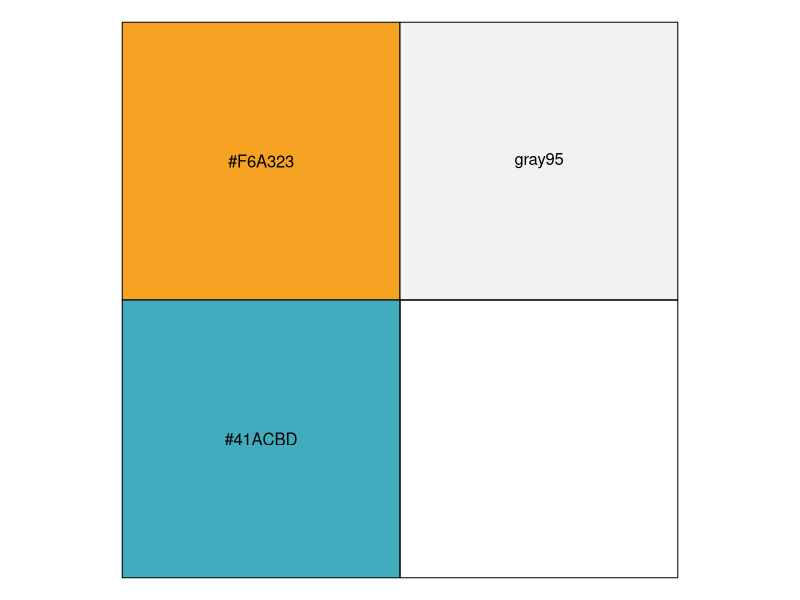
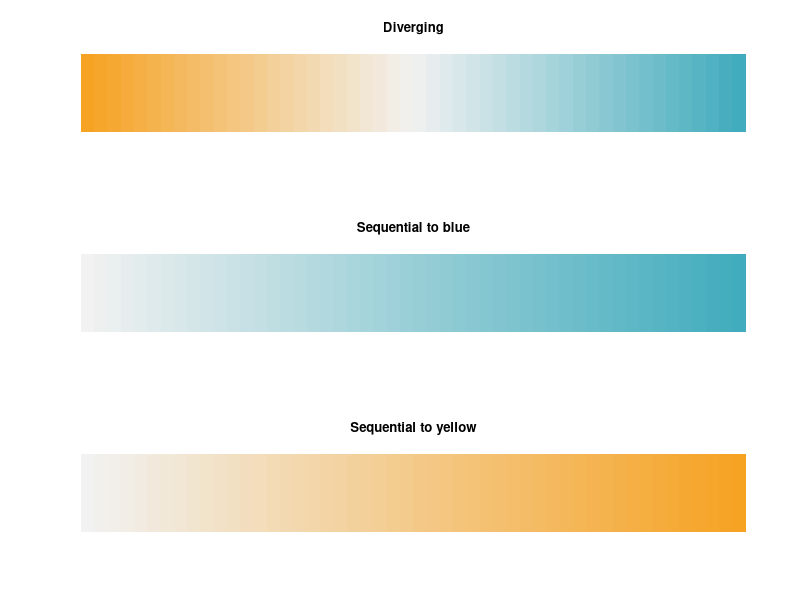
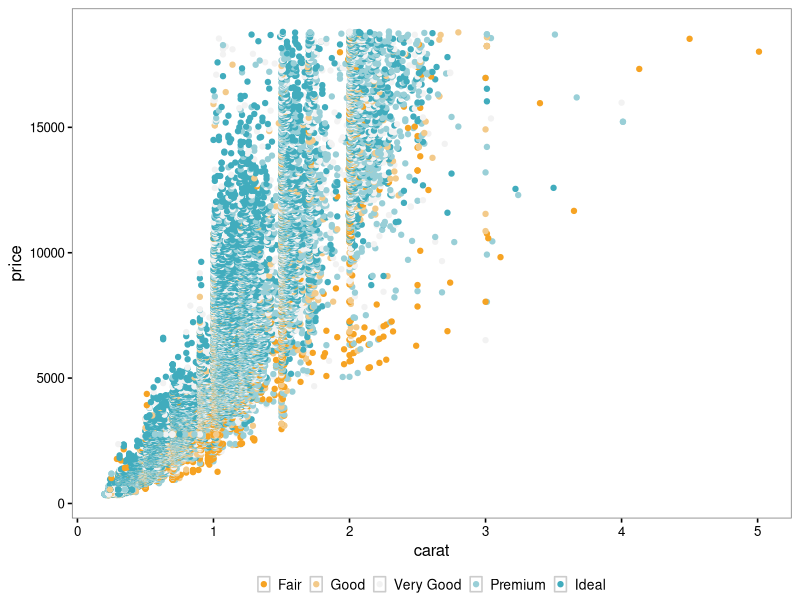
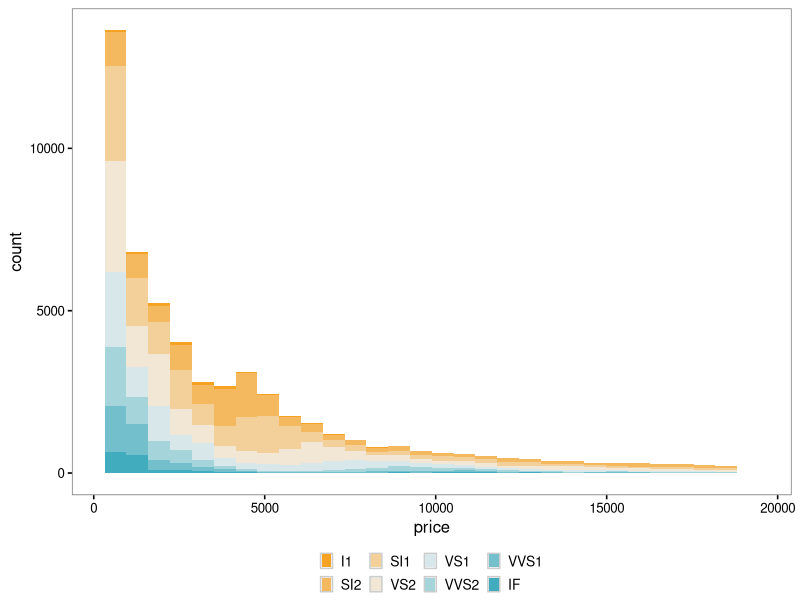

Write R code to recreate these figures, in order.
## ---- chunk 1
knitr::opts_chunk$set(
  collapse = T,
  comment = "#>",
  message = F,
  warning = F,
  echo = T,
  fig.align="center"
)
## ---- chunk 2
tb_colors <- c(
  
  "#F6A323", # Azul 
  "gray95",   # em branco?
  "#41ACBD"  # Laranja
  
  )

# TODO: incluir mais cores, talvez uma cor quente para o vermelho?

## ---- chunk 3
scales::show_col(tb_colors)
## ---- chunk 4

# número de cores que eu quero
n <- 10

colorRampPalette(tb_colors)(n) # display n cores
## ---- chunk 5
par(mfrow=c(3,1))

barplot(rep(1, 50),
        yaxt = "n",
        space = c(0, 0),
        border = NA, 
        col= colorRampPalette(tb_colors)(50),
        main = "Diverging")

barplot(rep(1, 50),
        yaxt = "n",
        space = c(0, 0),
        border = NA, 
        col= colorRampPalette(tb_colors[2:3])(50),
        main = "Sequential to blue")

barplot(rep(1, 50),
        yaxt = "n",
        space = c(0, 0),
        border = NA, 
        col= colorRampPalette(tb_colors[2:1])(50),
        main = "Sequential to yellow")


## ---- chunk 6

theme_tb <- function (base_size = 12, base_family = "Helvetica",
                      legend.position="bottom", legend_size= 10) {
  
  theme_grey(base_size = base_size, base_family = base_family) %+replace% 
  theme(
    
    legend.position = legend.position , 
    legend.margin=unit(-.2,"cm"),
    legend.text=element_text(size=legend_size),
    legend.title = element_blank(), # size=.5
    
    axis.text = element_text(size = rel(0.8)),
    axis.ticks = element_line(colour = "black"), 
    
    legend.key = element_rect(colour = "grey80"), 
    legend.key.size = unit(.3, "cm"),
    
    panel.background = element_rect(fill = "white", colour = NA),
    panel.border = element_rect(fill = NA,  colour = "grey50"), 
    panel.grid.major = element_line(colour = "white", size = 0.2),
    panel.grid.minor = element_line(colour = "white",  size = 0.5), 
    
    strip.background = element_rect(fill = "grey80", colour = "grey50", size = 0.2)
    
  )
  
}
## ---- chunk 7
library(ggplot2)

numero_de_cores <- dplyr::n_distinct(diamonds$cut)
pal <- colorRampPalette(tb_colors)(numero_de_cores)

ggplot(diamonds, aes(x = carat, y = price, color = cut)) +
  geom_point() +
  # aplica theme_tb e paleta de cores
  theme_tb() +
  scale_color_manual(values = pal)
## ---- chunk 8

numero_de_cores <- dplyr::n_distinct(diamonds$clarity)
pal <- colorRampPalette(tb_colors)(numero_de_cores)


ggplot(diamonds, aes(x = price, fill = clarity)) + 
  geom_histogram() +
  theme_tb() +
  scale_fill_manual(values = pal)
